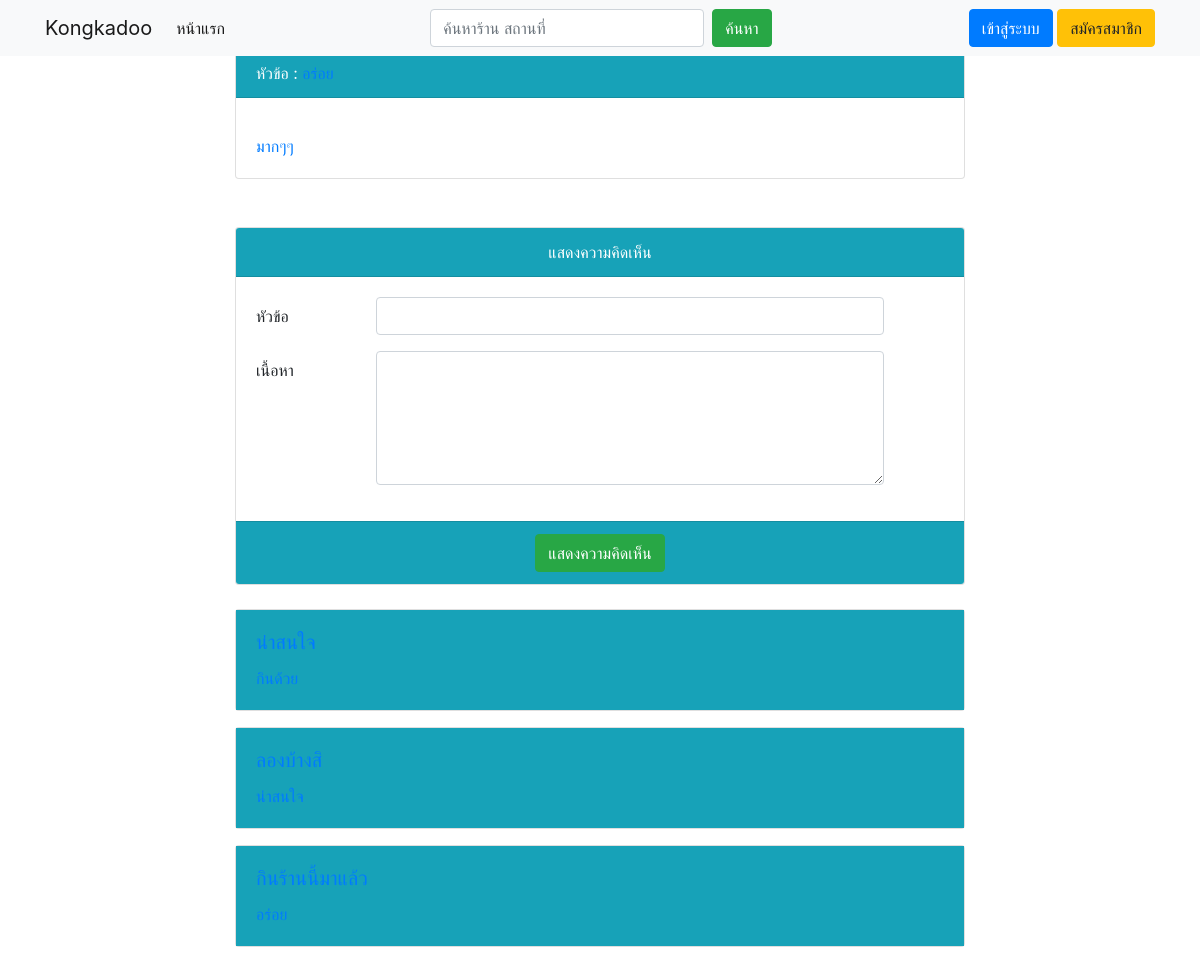
Page /review1_profile.php?idreview1=7 on the committed database.
### tables this page shows
CREATE TABLE `review1` (
  `idreview1` int(11) NOT NULL,
  `topic` varchar(255) NOT NULL,
  `content` text NOT NULL,
  `datetime` datetime NOT NULL,
  `pic` varchar(255) NOT NULL,
  `username` varchar(255) NOT NULL,
  `type` varchar(255) NOT NULL,
  `idreview` int(11) NOT NULL,
  `idshop` int(11) NOT NULL
);

CREATE TABLE `review2` (
  `idreview2` int(11) NOT NULL,
  `topic` varchar(255) DEFAULT NULL,
  `content` varchar(255) DEFAULT NULL,
  `datetime` datetime DEFAULT NULL,
  `pic` varchar(255) DEFAULT NULL,
  `username` varchar(255) DEFAULT NULL,
  `type` varchar(255) DEFAULT NULL,
  `idshop` int(11) DEFAULT NULL,
  `idreview` int(11) DEFAULT NULL,
  `idreview1` int(11) NOT NULL
);

### review1_profile.php (the view, shortened to what this page needs)
<?php session_start();
include 'header.php';
if (isset($_GET['idreview1'])) {
    $idreview1 = $_GET['idreview1'];
    $sql = 'SELECT * from review1 WHERE idreview1="' . $idreview1 . '"';
    $result = mysql_query($sql) or die(mysql_error());
    $row = mysql_fetch_array($result);
}
$sql2 = 'SELECT * from review2 WHERE idreview1=' . $idreview1 . ' order by idreview2 desc';
$result2 = mysql_query($sql2) or die(mysql_error());
?>
<div class="container">
    <div class="row">
        <div class="col-sm col-md col-lg col-xl">
            <nav class="navbar navbar-expand-lg fixed-top navbar-light bg-light">
                <div class="container">
                    <a class="navbar-brand" href="index.php">Kongkadoo</a>
                    <div class="collapse navbar-collapse" id="navbarSupportedContent">
                        <ul class="navbar-nav mr-auto">
                            <li class="nav-item active">
                                <a class="nav-link" href="index.php">หน้าแรก <span class="sr-only">(current)</span></a>
                            </li>
                        </ul>
                        <form id="formsearch" name="formsearch" method="post" action="search_file.php"
                            class="form-inline my-4 my-lg-0">
                            <input name="search" type="text" id="search" required class="form-control mr-sm-2"
                                placeholder="ค้นหาร้าน สถานที่" />
                            <button class="btn btn-success my-2 my-sm-0" type="submit">ค้นหา</button>
                        </form>
                        <ul class="navbar-nav ml-auto">
                            <?php if (isset($_SESSION['id'])) {?>
                            <li class="nav-item">
                                <span class="navbar-text">
                                    <?php echo "ยินดีต้อนรับคุณ : " . $_SESSION['fullname']; ?>
                                </span>
                            </li>
                            <li class="nav-item">
                                <a class="nav-link" href=""><img src="Image/<?php echo $_SESSION['pic']; ?>" alt=""
                                        width="25" height="25"> <span class="sr-only">(current)</span></a>
                            </li>
                            <li class="nav-item">
                                <a class="nav-link" href="logout.php">ออกจากระบบ <span
                                        class="sr-only">(current)</span></a>
                            </li>
                            <?php } else {?>
                            <li class="nav-item">
                                <a class="btn btn-primary" href="login.php">เข้าสู่ระบบ</a>
                                <a class="btn btn-warning" href="register.php">สมัครสมาชิก</a>
                            </li>
                            <?php }?>
                        </ul>
                    </div>
                </div>
            </nav>
        </div>
    </div>
</div>
<br>
<br>
<div class="container">
    <div class="row">
        <div class="col-2"></div>
        <div class="col-8">
            <div class="card">
                <div class="card-header text-white bg-info mb-3">
                    <?php echo "หัวข้อ : <a href='review1_profile.php?idreview1=" . $row['idreview1'] . "'>" . $row['topic'] . "</a>" ?>
                </div>
                <div class="card-body">
                    <p class="card-text">
                        <?php echo "<a href='review1_profile.php?idreview1=" . $row['idreview1'] . "'>" . $row['content'] . "</a>" ?>
                    </p>
                </div>
            </div>
        </div>
    </div>
</div>
<div class="container">
    <div class="row">
        <div class="col-md-8 mx-auto mt-5">
            <div class="card">
                <form action="review1_insert_process.php" method="POST" enctype="multipart/form-data">
                    <div class="card-header text-center text-white bg-info">
                        แสดงความคิดเห็น
                    </div>
                    <div class="card-body">
                        <div class="form-group row">
                            <label for="topic" class="col-sm-2 col-form-label">หัวข้อ</label>
                            <div class="col-sm-9">
                                <input type='text' id='topic' name='topic' class="form-control" required>
                            </div>
                        </div>
                        <div class="form-group row">
                            <label for="content" class="col-sm-2 col-form-label">เนื้อหา</label>
                            <div class="col-sm-9">
                                <textarea cols="10" rows="5" class="form-control" id="tarcomment" name="tarcomment"
                                    required></textarea>
                            </div>
                        </div>
                    </div>
                    <div class="card-footer text-center text-white bg-info">
                        <input type="submit" name="submit" class="btn btn-success" value="แสดงความคิดเห็น">
                    </div>
                </form>
            </div>
        </div>
    </div>
</div>
<br>
<div class="container">
    <div class="row">
        <div class="col-2"></div>
        <div class="col-8">
            <?php
while ($row2 = mysql_fetch_assoc($result2)) {
    echo "<div class='card'>";
    echo "<div class='card-body text-white bg-info'>";
    echo "<h5 class='card-title'><a href='review2_profile.php?idreview2=" . $row2['idreview2'] . "'>" . $row2['topic'] . "</h5>";
    echo "<p class='card-text'> <a href='review2_profile.php?idreview2=" . $row2['idreview2'] . "'>" . $row2['content'] . "</a></p>";
    echo "</div>";
    echo "</div>";
}
?>
        </div>
    </div>
</div>
<?php mysql_close($conn);
include 'footer.php';
?>

### rows in the picture
review1: topic "อร่อย", content "มากๆๆ"
review2: topic "น่าสนใจ", content "กินด้วย"
review2: topic "ลองบ้างสิ", content "น่าสนใจ"
review2: topic "กินร้านนี้มาแล้ว", content "อร่อย"
